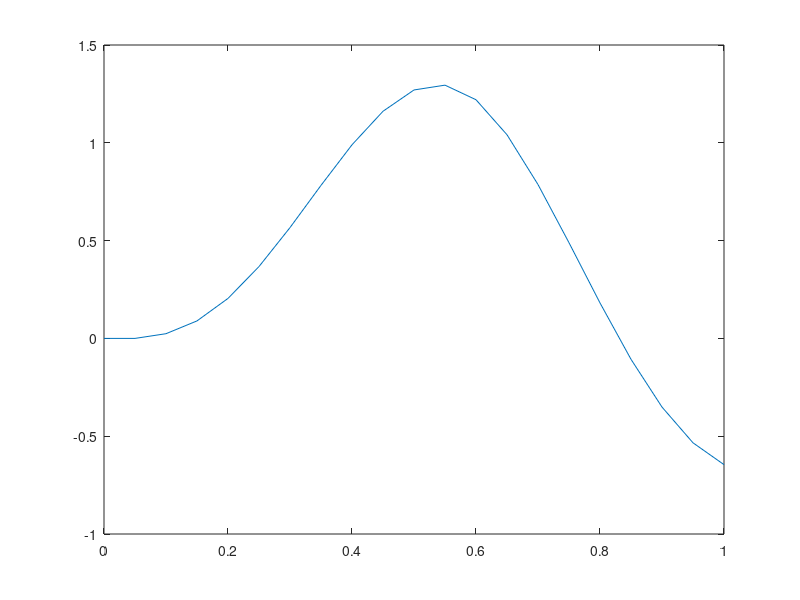

Source code (MATLAB):
% problem 5.4
clear all
clc
m=0.2533; %kip s2 in-1
k=10; %kips in-1
tn=1; %s
wn=6.283; %rd s-1
z=0.2;% zeta
c=2*m*wn*z; % damp coef
dt=0.05;%s

t=0:dt:1;


p=10*sin(pi*t/0.6);

h=1;

while(h<=size(t,2) )
   if t(h)>0.6
      p(h)=0;
   end
   h=h+1;
end
u=zeros(1,size(t,2));
uTheo=zeros(1,size(t,2));
pcap=zeros(1,size(t,2));


u0=0; % initial displacement
u(1)=u0;
ud0=0; % initial velocity
udd0=(p(1)-c*u0-k*u0)/m; 
um1=(u0-dt*ud0+dt^2*0.5*udd0);

kcap=m/dt^2+c/(2*dt);
a=m/dt^2-c/(2*dt);
b=k-2*m/(dt)^2;

pcap(1)=p(1)-a*um1-b*u(1);

for i=2:size(t,2)
   
    u(i)=pcap(i-1)/kcap;
    pcap(i)=p(i)-a*u(i-1)-b*u(i);
    
end
w=pi/0.6;
omg=w/wn;
C=(10/k)*((1-omg^2)/((1-omg^2)^2+(2*z*omg)^2));
D=(10/k)*((-2*z*omg)/((1-omg^2)^2+(2*z*omg)^2));
for k=1:size(t,2)
   
    uTheo(1,k)=C*sin(w*t(k))+D*cos(w*t(k));
end
uim1=[um1 u(1:(size(t,2)-1))];
up1=pcap(size(t,2))/kcap;
uip1=[u(2:(size(t,2))) up1];
disp('result = [t;p;uim1;u;pcap;uip1;uTheo]')
result=[t;p;uim1;u;pcap;uip1;uTheo]'
plot(t,u)
